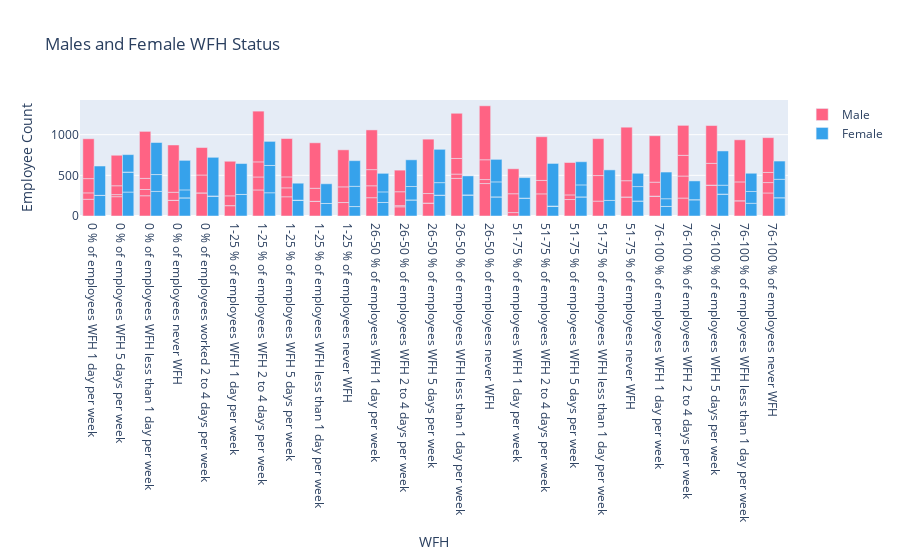

Source (notebook cell):
### Code cell
## WFH 5 days a week for Male V Females

fig = go.Figure()

fig.add_trace(go.Bar(
    x=male['BUSCHAR_LABEL'],
    y=male['EMP_S'],
    name ='Male',
    marker_color='rgb(255,99,132)'
))
fig.add_trace(go.Bar(
    x=Female['BUSCHAR_LABEL'],
    y=Female['EMP_S'],
    name ='Female',
    marker_color='rgb(54,162,235)'
))

fig.update_layout(
    title='Males and Female WFH Status',
    xaxis_title='WFH',
    yaxis_title='Employee Count'
)

fig.show()

### Figure 1 — Plotly figure (JSON) as saved in the notebook; plotly's stock layout.template omitted (floating-point values rounded to 4 significant figures)
{"data": [{"marker": {"color": "rgb(255,99,132)"}, "name": "Male", "x": ["0 % of employees WFH 1 day per week", "0 % of employees WFH 5 days per week", "0 % of employees WFH less than 1 day per week", "0 % of employees never WFH", "0 % of employees worked 2 to 4 days per week", "1-25 % of employees WFH 1 day per week", "1-25 % of employees WFH 2 to 4 days per week", "1-25 % of employees WFH 5 days per week", "1-25 % of employees WFH less than 1 day per week", "1-25 % of employees never WFH", "26-50 % of employees WFH 1 day per week", "26-50 % of employees WFH 2 to 4 days per week", "26-50 % of employees WFH 5 days per week", "26-50 % of employees WFH less than 1 day per week", "26-50 % of employees never WFH", "51-75 % of employees WFH 1 day per week", "51-75 % of employees WFH 2 to 4 days per week", "51-75 % of employees WFH 5 days per week", "51-75 % of employees WFH less than 1 day per week", "51-75 % of employees never WFH", "76-100 % of employees WFH 1 day per week", "76-100 % of employees WFH 2 to 4 days per week", "76-100 % of employees WFH 5 days per week", "76-100 % of employees WFH less than 1 day per week", "76-100 % of employees never WFH", "0 % of employees WFH 1 day per week", "0 % of employees WFH 5 days per week", "0 % of employees WFH less than 1 day per week", "0 % of employees never WFH", "0 % of employees worked 2 to 4 days per week", "1-25 % of employees WFH 1 day per week", "1-25 % of employees WFH 2 to 4 days per week", "1-25 % of employees WFH 5 days per week", "1-25 % of employees WFH less than 1 day per week", "1-25 % of employees never WFH", "26-50 % of employees WFH 1 day per week", "26-50 % of employees WFH 2 to 4 days per week", "26-50 % of employees WFH 5 days per week", "26-50 % of employees WFH less than 1 day per week", "26-50 % of employees never WFH", "51-75 % of employees never WFH", "76-100 % of employees WFH 1 day per week", "76-100 % of employees WFH 2 to 4 days per week", "76-100 % of employees WFH 5 days per week", "76-100 % of employees WFH less than 1 day per week", "76-100 % of employees never WFH", "0 % of employees WFH 1 day per week", "0 % of employees WFH 5 days per week", "0 % of employees WFH less than 1 day per week", "0 % of employees never WFH", "0 % of employees worked 2 to 4 days per week", "1-25 % of employees WFH 1 day per week", "1-25 % of employees WFH 2 to 4 days per week", "1-25 % of employees WFH 5 days per week", "1-25 % of employees WFH less than 1 day per week", "1-25 % of employees never WFH", "26-50 % of employees WFH 1 day per week", "26-50 % of employees WFH 2 to 4 days per week", "26-50 % of employees WFH 5 days per week", "26-50 % of employees WFH less than 1 day per week", "26-50 % of employees never WFH", "51-75 % of employees WFH 1 day per week", "51-75 % of employees WFH 2 to 4 days per week", "51-75 % of employees WFH 5 days per week", "51-75 % of employees WFH less than 1 day per week", "51-75 % of employees never WFH", "76-100 % of employees WFH 1 day per week", "76-100 % of employees WFH 2 to 4 days per week", "76-100 % of employees WFH 5 days per week", "76-100 % of employees WFH less than 1 day per week", "76-100 % of employees never WFH", "0 % of employees WFH 1 day per week", "0 % of employees WFH 5 days per week", "0 % of employees WFH less than 1 day per week", "0 % of employees never WFH", "0 % of employees worked 2 to 4 days per week", "1-25 % of employees WFH 1 day per week", "1-25 % of employees WFH 2 to 4 days per week", "1-25 % of employees WFH 5 days per week", "1-25 % of employees WFH less than 1 day per week", "1-25 % of employees never WFH", "26-50 % of employees WFH 1 day per week", "26-50 % of employees WFH 2 to 4 days per week", "26-50 % of employees WFH 5 days per week", "26-50 % of employees WFH less than 1 day per week", "26-50 % of employees never WFH", "51-75 % of employees WFH 1 day per week", "51-75 % of employees WFH 2 to 4 days per week", "51-75 % of employees WFH 5 days per week", "51-75 % of employees WFH less than 1 day per week", "51-75 % of employees never WFH", "76-100 % of employees WFH 1 day per week", "76-100 % of employees WFH 2 to 4 days per week", "76-100 % of employees WFH 5 days per week", "76-100 % of employees WFH less than 1 day per week", "76-100 % of employees never WFH"], "y": [206.0, 237.6, 249.2, 192.8, 284.3, 127.7, 320.3, 236.4, 180.6, 165.6, 225.2, 113.1, 159.2, 462.1, 399.1, 42.0, 272.3, 202.6, 183.0, 234.2, 244.4, 220.6, 379.9, 187.5, 283.2, 78.3, 25.4, 76.8, 0.0, 0.0, 0.0, 159.7, 109.8, 0.0, 0.0, 146.4, 14.0, 0.0, 53.3, 49.0, 0.0, 0.0, 271.1, 0.0, 0.0, 127.9, 175.4, 108.9, 136.5, 99.0, 219.8, 120.3, 185.5, 134.6, 160.4, 192.8, 198.5, 171.2, 117.3, 192.2, 243.5, 231.7, 165.0, 56.6, 314.3, 199.8, 171.5, 254.2, 267.5, 231.6, 124.6, 490.0, 375.2, 578.0, 581.6, 337.8, 425.2, 624.2, 472.2, 559.2, 455.4, 488.6, 265.8, 668.6, 555.6, 663.6, 307.0, 537.6, 398.6, 454.2, 658.2, 571.2, 368.8, 465.0, 518.0, 428.0], "type": "bar"}, {"marker": {"color": "rgb(54,162,235)"}, "name": "Female", "x": ["0 % of employees WFH 1 day per week", "0 % of employees WFH 5 days per week", "0 % of employees WFH less than 1 day per week", "0 % of employees never WFH", "0 % of employees worked 2 to 4 days per week", "1-25 % of employees WFH 1 day per week", "1-25 % of employees WFH 2 to 4 days per week", "1-25 % of employees WFH 5 days per week", "1-25 % of employees WFH less than 1 day per week", "1-25 % of employees never WFH", "26-50 % of employees WFH 1 day per week", "26-50 % of employees WFH 2 to 4 days per week", "26-50 % of employees WFH 5 days per week", "26-50 % of employees WFH less than 1 day per week", "26-50 % of employees never WFH", "51-75 % of employees WFH 1 day per week", "51-75 % of employees WFH 2 to 4 days per week", "51-75 % of employees WFH 5 days per week", "51-75 % of employees WFH less than 1 day per week", "51-75 % of employees never WFH", "76-100 % of employees WFH 1 day per week", "76-100 % of employees WFH 2 to 4 days per week", "76-100 % of employees WFH 5 days per week", "76-100 % of employees WFH less than 1 day per week", "76-100 % of employees never WFH", "0 % of employees WFH 1 day per week", "0 % of employees WFH 5 days per week", "0 % of employees WFH less than 1 day per week", "0 % of employees never WFH", "0 % of employees worked 2 to 4 days per week", "1-25 % of employees WFH 1 day per week", "1-25 % of employees WFH 2 to 4 days per week", "1-25 % of employees WFH 5 days per week", "1-25 % of employees WFH less than 1 day per week", "1-25 % of employees never WFH", "26-50 % of employees WFH 1 day per week", "26-50 % of employees WFH 2 to 4 days per week", "26-50 % of employees WFH 5 days per week", "26-50 % of employees WFH less than 1 day per week", "26-50 % of employees never WFH", "51-75 % of employees WFH 2 to 4 days per week", "51-75 % of employees WFH 5 days per week", "51-75 % of employees never WFH", "76-100 % of employees WFH 1 day per week", "76-100 % of employees WFH 2 to 4 days per week", "76-100 % of employees WFH 5 days per week", "76-100 % of employees never WFH", "0 % of employees WFH 1 day per week", "0 % of employees WFH 5 days per week", "0 % of employees WFH less than 1 day per week", "0 % of employees never WFH", "0 % of employees worked 2 to 4 days per week", "1-25 % of employees WFH 1 day per week", "1-25 % of employees WFH 2 to 4 days per week", "1-25 % of employees WFH 5 days per week", "1-25 % of employees WFH less than 1 day per week", "1-25 % of employees never WFH", "26-50 % of employees WFH 1 day per week", "26-50 % of employees WFH 2 to 4 days per week", "26-50 % of employees WFH 5 days per week", "26-50 % of employees WFH less than 1 day per week", "26-50 % of employees never WFH", "51-75 % of employees WFH 1 day per week", "51-75 % of employees WFH 2 to 4 days per week", "51-75 % of employees WFH 5 days per week", "51-75 % of employees never WFH", "76-100 % of employees WFH 1 day per week", "76-100 % of employees WFH 2 to 4 days per week", "76-100 % of employees WFH 5 days per week", "76-100 % of employees WFH less than 1 day per week", "76-100 % of employees never WFH", "0 % of employees WFH 1 day per week", "0 % of employees WFH 5 days per week", "0 % of employees WFH less than 1 day per week", "0 % of employees never WFH", "0 % of employees worked 2 to 4 days per week", "1-25 % of employees WFH 1 day per week", "1-25 % of employees WFH 2 to 4 days per week", "1-25 % of employees WFH 5 days per week", "1-25 % of employees WFH less than 1 day per week", "1-25 % of employees never WFH", "26-50 % of employees WFH 1 day per week", "26-50 % of employees WFH 2 to 4 days per week", "26-50 % of employees WFH 5 days per week", "26-50 % of employees WFH less than 1 day per week", "26-50 % of employees never WFH", "51-75 % of employees WFH 1 day per week", "51-75 % of employees WFH 2 to 4 days per week", "51-75 % of employees WFH 5 days per week", "51-75 % of employees WFH less than 1 day per week", "51-75 % of employees never WFH", "76-100 % of employees WFH 1 day per week", "76-100 % of employees WFH 2 to 4 days per week", "76-100 % of employees WFH 5 days per week", "76-100 % of employees WFH less than 1 day per week", "76-100 % of employees never WFH"], "y": [253.8, 294.5, 302.1, 223.6, 246.3, 265.0, 285.8, 195.2, 154.0, 116.4, 166.4, 197.9, 256.2, 259.5, 235.3, 220.1, 122.5, 235.0, 191.2, 184.8, 117.4, 200.9, 269.6, 156.3, 224.9, 0.0, 246.0, 208.0, 0.0, 0.0, 0.0, 335.5, 0.0, 0.0, 0.0, 0.0, 0.0, 0.0, 0.0, 0.0, 0.0, 0.0, 0.0, 0.0, 0.0, 0.0, 0.0, 0.0, 0.0, 0.0, 97.4, 0.0, 0.0, 0.0, 0.0, 0.0, 248.6, 130.0, 164.9, 154.0, 0.0, 184.3, 0.0, 0.0, 147.3, 177.1, 95.0, 0.0, 109.3, 145.3, 226.5, 360.8, 214.4, 393.8, 363.2, 475.4, 380.2, 296.2, 208.0, 242.4, 315.6, 228.2, 328.2, 409.8, 234.0, 277.0, 252.0, 523.8, 285.2, 376.0, 163.4, 328.2, 230.6, 421.0, 224.0, 224.2], "type": "bar"}], "layout": {"title": {"text": "Males and Female WFH Status"}, "xaxis": {"title": {"text": "WFH"}}, "yaxis": {"title": {"text": "Employee Count"}}}}
